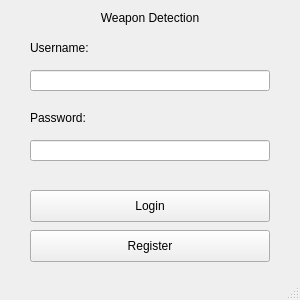
<?xml version="1.0" encoding="UTF-8"?>
<ui version="4.0">
 <class>MainWindow</class>
 <widget class="QMainWindow" name="MainWindow">
  <property name="geometry">
   <rect>
    <x>0</x>
    <y>0</y>
    <width>300</width>
    <height>300</height>
   </rect>
  </property>
  <property name="minimumSize">
   <size>
    <width>300</width>
    <height>300</height>
   </size>
  </property>
  <property name="maximumSize">
   <size>
    <width>300</width>
    <height>300</height>
   </size>
  </property>
  <property name="windowTitle">
   <string>Weapon Detection</string>
  </property>
  <widget class="QWidget" name="centralwidget">
   <widget class="QLabel" name="label_name">
    <property name="geometry">
     <rect>
      <x>50</x>
      <y>10</y>
      <width>200</width>
      <height>16</height>
     </rect>
    </property>
    <property name="text">
     <string>Weapon Detection</string>
    </property>
    <property name="alignment">
     <set>Qt::AlignCenter</set>
    </property>
   </widget>
   <widget class="QLabel" name="label_username">
    <property name="geometry">
     <rect>
      <x>30</x>
      <y>40</y>
      <width>71</width>
      <height>16</height>
     </rect>
    </property>
    <property name="text">
     <string>Username:</string>
    </property>
   </widget>
   <widget class="QLabel" name="label_password">
    <property name="geometry">
     <rect>
      <x>30</x>
      <y>110</y>
      <width>71</width>
      <height>16</height>
     </rect>
    </property>
    <property name="text">
     <string>Password:</string>
    </property>
   </widget>
   <widget class="QLineEdit" name="username_input">
    <property name="geometry">
     <rect>
      <x>30</x>
      <y>70</y>
      <width>240</width>
      <height>21</height>
     </rect>
    </property>
   </widget>
   <widget class="QLineEdit" name="password_input">
    <property name="geometry">
     <rect>
      <x>30</x>
      <y>140</y>
      <width>240</width>
      <height>21</height>
     </rect>
    </property>
    <property name="echoMode">
     <enum>QLineEdit::Password</enum>
    </property>
   </widget>
   <widget class="QPushButton" name="login_button">
    <property name="geometry">
     <rect>
      <x>30</x>
      <y>190</y>
      <width>240</width>
      <height>32</height>
     </rect>
    </property>
    <property name="text">
     <string>Login</string>
    </property>
   </widget>
   <widget class="QPushButton" name="register_button">
    <property name="geometry">
     <rect>
      <x>30</x>
      <y>230</y>
      <width>240</width>
      <height>32</height>
     </rect>
    </property>
    <property name="text">
     <string>Register</string>
    </property>
   </widget>
  </widget>
  <widget class="QStatusBar" name="statusbar"/>
 </widget>
 <resources/>
 <connections/>
</ui>
